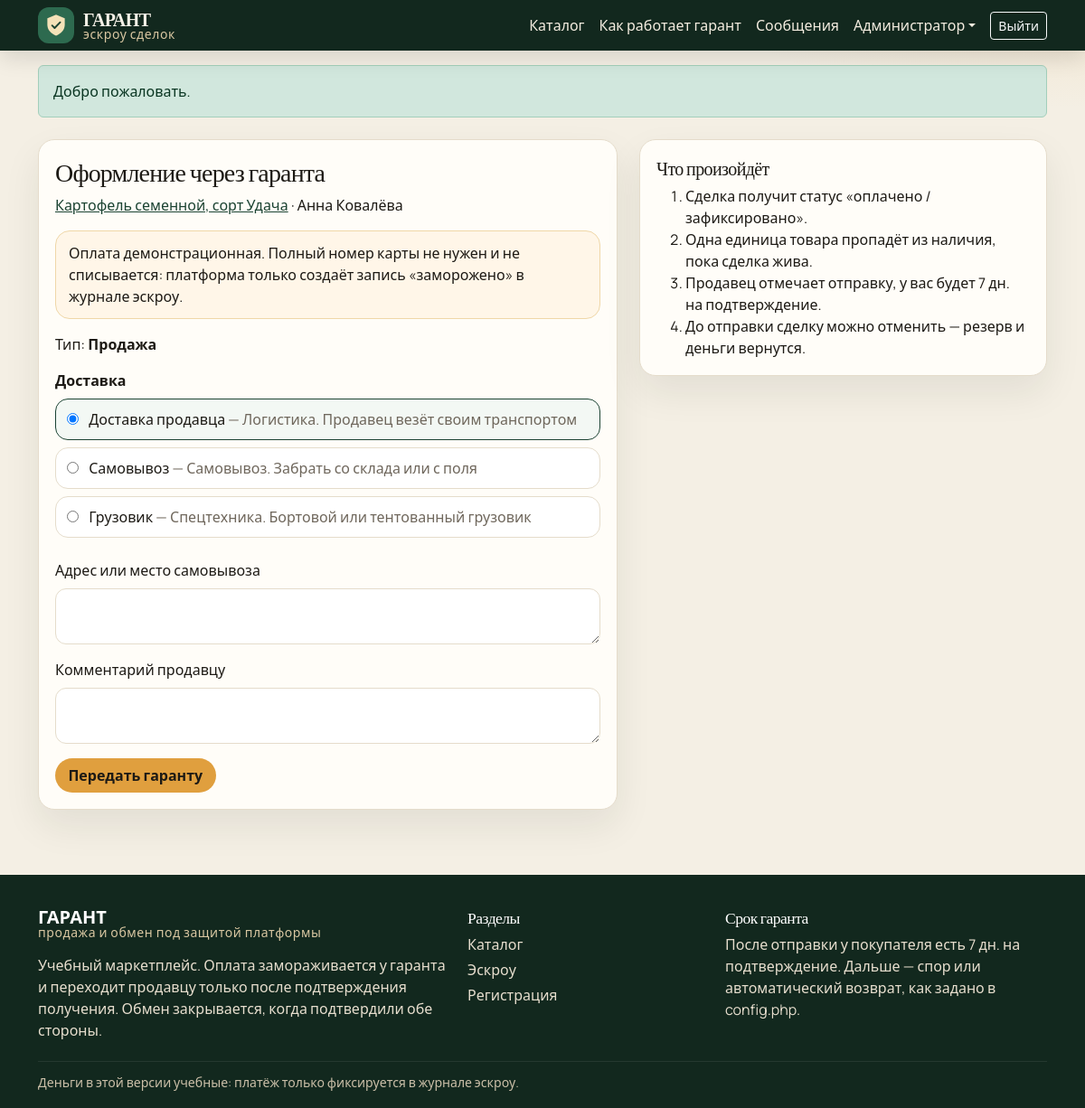
The page /checkout.php?id=2 (signed in) on the database its author committed.
### tables this page shows
CREATE TABLE users (
  id INT UNSIGNED AUTO_INCREMENT PRIMARY KEY,
  email VARCHAR(190) NOT NULL,
  password_hash VARCHAR(255) NOT NULL,
  name VARCHAR(120) NOT NULL,
  phone VARCHAR(30) DEFAULT NULL,
  city VARCHAR(120) DEFAULT NULL,
  about TEXT,
  role ENUM('user', 'admin') NOT NULL DEFAULT 'user',
  seller_rating DECIMAL(3,2) NOT NULL DEFAULT 5.00,
  buyer_rating DECIMAL(3,2) NOT NULL DEFAULT 5.00,
  seller_reviews_count INT UNSIGNED NOT NULL DEFAULT 0,
  buyer_reviews_count INT UNSIGNED NOT NULL DEFAULT 0,
  twofa_enabled TINYINT(1) NOT NULL DEFAULT 0,
  twofa_code_hash VARCHAR(255) DEFAULT NULL,
  twofa_expires_at DATETIME DEFAULT NULL,
  card_last4 CHAR(4) DEFAULT NULL,
  card_brand VARCHAR(20) DEFAULT NULL,
  card_holder VARCHAR(120) DEFAULT NULL,
  card_exp CHAR(5) DEFAULT NULL,
  is_blocked TINYINT(1) NOT NULL DEFAULT 0,
  created_at DATETIME NOT NULL DEFAULT CURRENT_TIMESTAMP,
  UNIQUE KEY uq_users_email (email)
);

CREATE TABLE products (
  id INT UNSIGNED AUTO_INCREMENT PRIMARY KEY,
  user_id INT UNSIGNED NOT NULL,
  category_id INT UNSIGNED NOT NULL,
  title VARCHAR(200) NOT NULL,
  description TEXT NOT NULL,
  price DECIMAL(12,2) DEFAULT NULL,
  deal_type ENUM('sale', 'exchange', 'both') NOT NULL DEFAULT 'sale',
  exchange_for VARCHAR(255) DEFAULT NULL,
  quantity INT UNSIGNED NOT NULL DEFAULT 1,
  city VARCHAR(120) DEFAULT NULL,
  status ENUM('active', 'hidden', 'sold') NOT NULL DEFAULT 'active',
  created_at DATETIME NOT NULL DEFAULT CURRENT_TIMESTAMP,
  updated_at DATETIME NOT NULL DEFAULT CURRENT_TIMESTAMP ON UPDATE CURRENT_TIMESTAMP,
  KEY idx_products_catalog (status, category_id, deal_type),
  KEY idx_products_user (user_id),
  CONSTRAINT fk_products_user FOREIGN KEY (user_id) REFERENCES users (id),
  CONSTRAINT fk_products_category FOREIGN KEY (category_id) REFERENCES categories (id)
);

CREATE TABLE delivery_options (
  id INT UNSIGNED AUTO_INCREMENT PRIMARY KEY,
  name VARCHAR(120) NOT NULL,
  kind ENUM('logistics', 'special', 'pickup') NOT NULL,
  description VARCHAR(255) DEFAULT NULL,
  sort_order INT NOT NULL DEFAULT 0
);

### includes/functions.php (called while the page is built, shortened)
<?php
function e(mixed $value): string
{
    return htmlspecialchars((string) $value, ENT_QUOTES | ENT_SUBSTITUTE, 'UTF-8');
}
function base_path(): string
{
    static $base = null;
    if ($base !== null) {
        return $base;
    }
    $script = str_replace('\\', '/', $_SERVER['SCRIPT_NAME'] ?? '');
    $dir = str_replace('\\', '/', dirname($script));
    if ($dir === '/' || $dir === '.' || $dir === '') {
        return $base = '';
    }
    return $base = rtrim($dir, '/');
}
function url(string $path = ''): string
{
    $path = ltrim($path, '/');
    $base = base_path();
    return ($base === '' ? '' : $base) . '/' . $path;
}
function take_flashes(): array
{
    $items = $_SESSION['flash'] ?? [];
    return is_array($items) ? $items : [];
}
function old(string $key, mixed $default = ''): mixed
{
    if (!isset($_SESSION['old']) || !is_array($_SESSION['old']) || !array_key_exists($key, $_SESSION['old'])) {
        return $default;
    }
    return $_SESSION['old'][$key];
}
function checked(bool $condition): string
{
    return $condition ? ' checked' : '';
}
function deal_type_label(string $type): string
{
    return match ($type) {
        'sale' => 'Продажа',
        'exchange' => 'Обмен',
        'both' => 'Продажа и обмен',
        default => $type,
    };
}
function delivery_kind_label(string $kind): string
{
    return match ($kind) {
        'logistics' => 'Логистика',
        'special' => 'Спецтехника',
        'pickup' => 'Самовывоз',
        default => $kind,
    };
}
function delivery_options(): array
{
    static $rows = null;
    if ($rows === null) {
        $rows = query_all('SELECT * FROM delivery_options ORDER BY sort_order, id');
    }
    return $rows;
}
function product_delivery_ids(int $productId): array
{
    $rows = query_all('SELECT delivery_option_id FROM product_delivery WHERE product_id = ?', [$productId]);
    return array_map(static fn (array $row): int => (int) $row['delivery_option_id'], $rows);
}

### includes/auth.php (called while the page is built, shortened)
<?php
function current_user(bool $refresh = false): ?array
{
    static $loaded = false;
    static $user = null;
    if ($loaded) {
        return $user;
    }
    $loaded = true;
    $id = (int) ($_SESSION['user_id'] ?? 0);
    $user = query_one('SELECT * FROM users WHERE id = ?', [$id]);
    return $user;
}
function require_login(): array
{
    $user = current_user();
    if ($user) {
        return $user;
    }
}

### includes/db.php (called while the page is built, shortened)
<?php
function db(): PDO
{
    static $pdo = null;
    if ($pdo instanceof PDO) {
        return $pdo;
    }
    $dsn = 'mysql:host=' . DB_HOST . ';port=' . DB_PORT . ';dbname=' . DB_NAME . ';charset=' . DB_CHARSET;
    try {
        $pdo = new PDO($dsn, DB_USER, DB_PASS, [
            PDO::ATTR_ERRMODE => PDO::ERRMODE_EXCEPTION,
            PDO::ATTR_DEFAULT_FETCH_MODE => PDO::FETCH_ASSOC,
            PDO::ATTR_EMULATE_PREPARES => false,
        ]);
    } catch (PDOException $e) {
        app_log('DB: ' . $e->getMessage());
        http_response_code(500);
        echo '<!doctype html><meta charset="utf-8"><title>ГАРАНТ — нет базы</title>';
        echo '<div style="font-family:Segoe UI,sans-serif;max-width:640px;margin:48px auto;line-height:1.5">';
        echo '<h1>Нет подключения к MySQL</h1>';
        echo '<p>Импортируйте <code>sql/schema.sql</code> и проверьте хост, имя базы, логин и пароль в <code>config.php</code>.</p>';
        if (APP_DEBUG) {
            echo '<pre>' . e($e->getMessage()) . '</pre>';
        }
        echo '</div>';
        exit;
    }
    return $pdo;
}
function query_all(string $sql, array $params = []): array
{
    $stmt = db()->prepare($sql);
    $stmt->execute($params);
    return $stmt->fetchAll();
}
function query_one(string $sql, array $params = []): ?array
{
    $stmt = db()->prepare($sql);
    $stmt->execute($params);
    $row = $stmt->fetch();
    return $row === false ? null : $row;
}

### checkout.php (the view, shortened to what this page needs)
<?php
$user = require_login();
$productId = max(0, (int) ($_GET['id'] ?? $_POST['product_id'] ?? 0));
$product = query_one(
    'SELECT p.*, u.name AS seller_name, u.is_blocked, c.name AS category_name
     FROM products p
     JOIN users u ON u.id = p.user_id
     JOIN categories c ON c.id = p.category_id
     WHERE p.id = ?',
    [$productId]
);
$deliveryIds = product_delivery_ids($productId);
$options = array_values(array_filter(
    delivery_options(),
    static fn (array $option): bool => in_array((int) $option['id'], $deliveryIds, true)
));
$own = (int) $product['user_id'] === (int) $user['id'];
$dealType = (string) old('deal_type', $product['deal_type'] === 'exchange' ? 'exchange' : 'sale');
if ($product['deal_type'] !== 'both') {
    $dealType = (string) $product['deal_type'];
}
$selectedDelivery = (int) old('delivery_id', $options[0]['id'] ?? 0);
require __DIR__ . '/templates/header.php';
?>
<div class="container py-4">
    <div class="row g-4">
        <div class="col-lg-7">
            <div class="panel">
                <h1 class="h3">Оформление через гаранта</h1>
                <p><a href="<?= e(url('product.php?id=' . $productId)) ?>"><?= e($product['title']) ?></a> · <?= e($product['seller_name']) ?></p>
                <?php if ($own): ?>
                    <div class="alert alert-warning">Это ваше объявление. Сделку с самим собой открыть нельзя.</div>
                <?php elseif (!$options): ?>
                    <div class="alert alert-warning">Продавец не указал доставку, оформить сделку нельзя.</div>
                <?php else: ?>
                    <div class="warning-card mb-3">Оплата демонстрационная. Полный номер карты не нужен и не списывается: платформа только создаёт запись «заморожено» в журнале эскроу.</div>
                    <form method="post">
                        <?php if ($product['deal_type'] === 'both'): ?>
                            <p class="mb-2"><strong>Тип сделки</strong></p>
                            <label class="choice"><input type="radio" name="deal_type" value="sale"<?= checked($dealType === 'sale') ?>> Продажа<?= $product['price'] !== null ? ' · ' . e(money($product['price'])) : '' ?></label>
                            <label class="choice"><input type="radio" name="deal_type" value="exchange"<?= checked($dealType === 'exchange') ?>> Обмен<?= $product['exchange_for'] ? ' · продавец хочет: ' . e($product['exchange_for']) : '' ?></label>
                        <?php else: ?>
                            <p>Тип: <strong><?= e(deal_type_label((string) $product['deal_type'])) ?></strong></p>
                        <?php endif; ?>
                        <p class="mt-3 mb-2"><strong>Доставка</strong></p>
                        <?php foreach ($options as $option): ?>
                            <label class="choice">
                                <input type="radio" name="delivery_id" value="<?= (int) $option['id'] ?>"<?= checked($selectedDelivery === (int) $option['id']) ?>>
                                <?= e($option['name']) ?>
                                <span class="muted">— <?= e(delivery_kind_label((string) $option['kind'])) ?><?= $option['description'] ? '. ' . e($option['description']) : '' ?></span>
                            </label>
                        <?php endforeach; ?>
                        <label class="form-label mt-3" for="address">Адрес или место самовывоза</label>
                        <textarea class="form-control" id="address" name="address" rows="2"><?= e((string) old('address')) ?></textarea>
                        <label class="form-label mt-3" for="note">Комментарий продавцу</label>
                        <textarea class="form-control" id="note" name="note" rows="2"><?= e((string) old('note')) ?></textarea>
                        <button class="btn btn-amber mt-3" type="submit"><?= $dealType === 'exchange' && $product['deal_type'] !== 'both' ? 'Зафиксировать обмен' : 'Передать гаранту' ?></button>
                    </form>
                <?php endif; ?>
            </div>
        </div>
        <div class="col-lg-5">
            <div class="panel">
                <h2 class="h5">Что произойдёт</h2>
                <ol class="mb-0">
                    <li>Сделка получит статус «оплачено / зафиксировано».</li>
                    <li>Одна единица товара пропадёт из наличия, пока сделка жива.</li>
                    <li>Продавец отмечает отправку, у вас будет <?= (int) ESCROW_DAYS ?> дн. на подтверждение.</li>
                    <li>До отправки сделку можно отменить — резерв и деньги вернутся.</li>
                </ol>
            </div>
        </div>
    </div>
</div>
<?php require __DIR__ . '/templates/footer.php'; ?>

### templates/header.php (shortened to what this page needs)
<?php
$navActive = $navActive ?? '';
$current = current_user();
$unread = $current ? unread_count() : 0;
?>
<!doctype html>
<html lang="ru">
<head>
    <link href="https://cdn.jsdelivr.net/npm/bootstrap@5.3.3/dist/css/bootstrap.min.css" rel="stylesheet">
    <link href="https://cdn.jsdelivr.net/npm/bootstrap-icons@1.11.3/font/bootstrap-icons.min.css" rel="stylesheet">
    <link href="<?= e(url('assets/css/style.css')) ?>" rel="stylesheet">
</head>
<body>
<header class="site-header">
    <nav class="navbar navbar-expand-lg navbar-dark">
        <div class="container">
            <a class="brand" href="<?= e(url('index.php')) ?>">
                <span class="brand-mark" aria-hidden="true">
                    <svg viewBox="0 0 32 32" width="28" height="28">
                        <path fill="#f4e2b8" d="M16 2.5 27 7v8.2c0 6.4-4.2 11.4-11 13.8C9.2 26.6 5 21.6 5 15.2V7L16 2.5z"/>
                        <path fill="none" stroke="#1b4332" stroke-width="2.2" stroke-linecap="round" stroke-linejoin="round" d="M11 16.2 14.2 19.4 21.2 12.2"/>
                    </svg>
                </span>
                <span class="brand-text">
                    <strong>ГАРАНТ</strong>
                    <small>эскроу сделок</small>
                </span>
            </a>
            <div class="collapse navbar-collapse" id="mainNav">
                <ul class="navbar-nav ms-auto align-items-lg-center">
                    <li class="nav-item"><a class="nav-link<?= $navActive === 'catalog' ? ' active' : '' ?>" href="<?= e(url('catalog.php')) ?>">Каталог</a></li>
                    <li class="nav-item"><a class="nav-link" href="<?= e(url('index.php')) ?>#escrow">Как работает гарант</a></li>
                    <?php if ($current): ?>
                        <li class="nav-item">
                            <a class="nav-link<?= $navActive === 'messages' ? ' active' : '' ?>" href="<?= e(url('cabinet/messages.php')) ?>">
                                Сообщения<?php if ($unread > 0): ?><span class="msg-badge"><?= (int) $unread ?></span><?php endif; ?>
                            </a>
                        </li>
                        <li class="nav-item dropdown">
                            <a class="nav-link dropdown-toggle" href="#" role="button" data-bs-toggle="dropdown" aria-expanded="false"><?= e($current['name']) ?></a>
                        </li>
                        <li class="nav-item">
                            <form method="post" action="<?= e(url('logout.php')) ?>" class="d-inline">
                                <button class="btn btn-sm btn-outline-light ms-lg-2" type="submit">Выйти</button>
                            </form>
                        </li>
                    <?php else: ?>
                        <li class="nav-item"><a class="nav-link" href="<?= e(url('login.php')) ?>">Войти</a></li>
                        <li class="nav-item"><a class="btn btn-sm btn-amber ms-lg-2" href="<?= e(url('register.php')) ?>">Регистрация</a></li>
                    <?php endif; ?>
                </ul>
            </div>
        </div>
    </nav>
</header>
<main>
<?php foreach (take_flashes() as $flash): ?>
    <?php $type = in_array($flash['type'] ?? '', ['success', 'danger', 'warning', 'info'], true) ? $flash['type'] : 'info'; ?>
    <div class="container mt-3">
        <div class="alert alert-<?= e($type) ?> mb-0"><?= e($flash['message'] ?? '') ?></div>
    </div>
<?php endforeach; ?>

### assets/css/style.css (style rules this page uses)
:root { --ink: #1d1a15; --muted: #6f675c; --forest: #1b4332; --forest-deep: #12281e; --moss: #2d6a4f; --cream: #f4efe4; --paper: #fffdf8; --line: #e5dccb; --amber: #e09f3e; --amber-deep: #9a6b16; --clay: #9c3d2f; --shadow: 0 18px 40px rgba(28, 32, 24, 0.08); --serif: "Literata", "Palatino Linotype", Palatino, Georgia, serif; --sans: "Manrope", "Segoe UI", sans-serif; }
body { margin: 0; color: var(--ink); background: radial-gradient(900px 320px at 100% -40px, rgba(224, 159, 62, 0.16), transparent 50%), var(--cream); font-family: var(--sans); min-height: 100vh; }
h1, h2, h3, .brand strong, .serif { font-family: var(--serif); letter-spacing: -0.03em; }
a { color: var(--forest); }
.site-header { background: var(--forest-deep); position: sticky; top: 0; z-index: 20; box-shadow: 0 8px 24px rgba(0, 0, 0, 0.12); }
.brand { display: flex; align-items: center; gap: 10px; color: #f6f1e7; text-decoration: none; }
.brand-mark { width: 40px; height: 40px; border-radius: 12px; background: var(--moss); display: grid; place-items: center; }
.brand-text { display: flex; flex-direction: column; line-height: 1.05; }
.brand-text strong { font-size: 1.25rem; color: #f6f1e7; }
.brand-text small { color: #d9c7a2; font-family: var(--sans); letter-spacing: 0.04em; }
.navbar-dark .nav-link { color: #f3ecdf; }
.btn-amber { background: var(--amber); color: #1d1a15; border: 0; font-weight: 700; border-radius: 999px; padding: 0.45rem 0.9rem; }
main { padding-bottom: 48px; }
.cat-tile, .panel, .pcard, .step, .stat, .filter-card { background: var(--paper); border: 1px solid var(--line); border-radius: 18px; }
.panel { padding: 18px; box-shadow: var(--shadow); }
.muted { color: var(--muted); }
.choice { display: block; border: 1px solid var(--line); border-radius: 14px; padding: 10px 12px; margin-bottom: 8px; cursor: pointer; background: #fff; }
.choice:has(input:checked) { border-color: var(--forest); background: #f3f8f4; }
.choice input { margin-right: 8px; }
.form-control, .form-select, textarea.form-control { border-radius: 12px; border-color: var(--line); background: #fff; }
.warning-card { background: #fff6e8; border: 1px solid #efd7a8; border-radius: 16px; padding: 12px 14px; }

### rows shown on the page
users: name "Администратор"
products: title "Картофель семенной, сорт Удача", user.name "Анна Ковалёва", deal_type "Продажа"
delivery_options: name "Доставка продавца", kind "Логистика", description "Продавец везёт своим транспортом"
delivery_options: name "Самовывоз", kind "Самовывоз", description "Забрать со склада или с поля"
delivery_options: name "Грузовик", kind "Спецтехника", description "Бортовой или тентованный грузовик"

### other values the page prints
$flash['message'] "Добро пожаловать."
ESCROW_DAYS "7"
